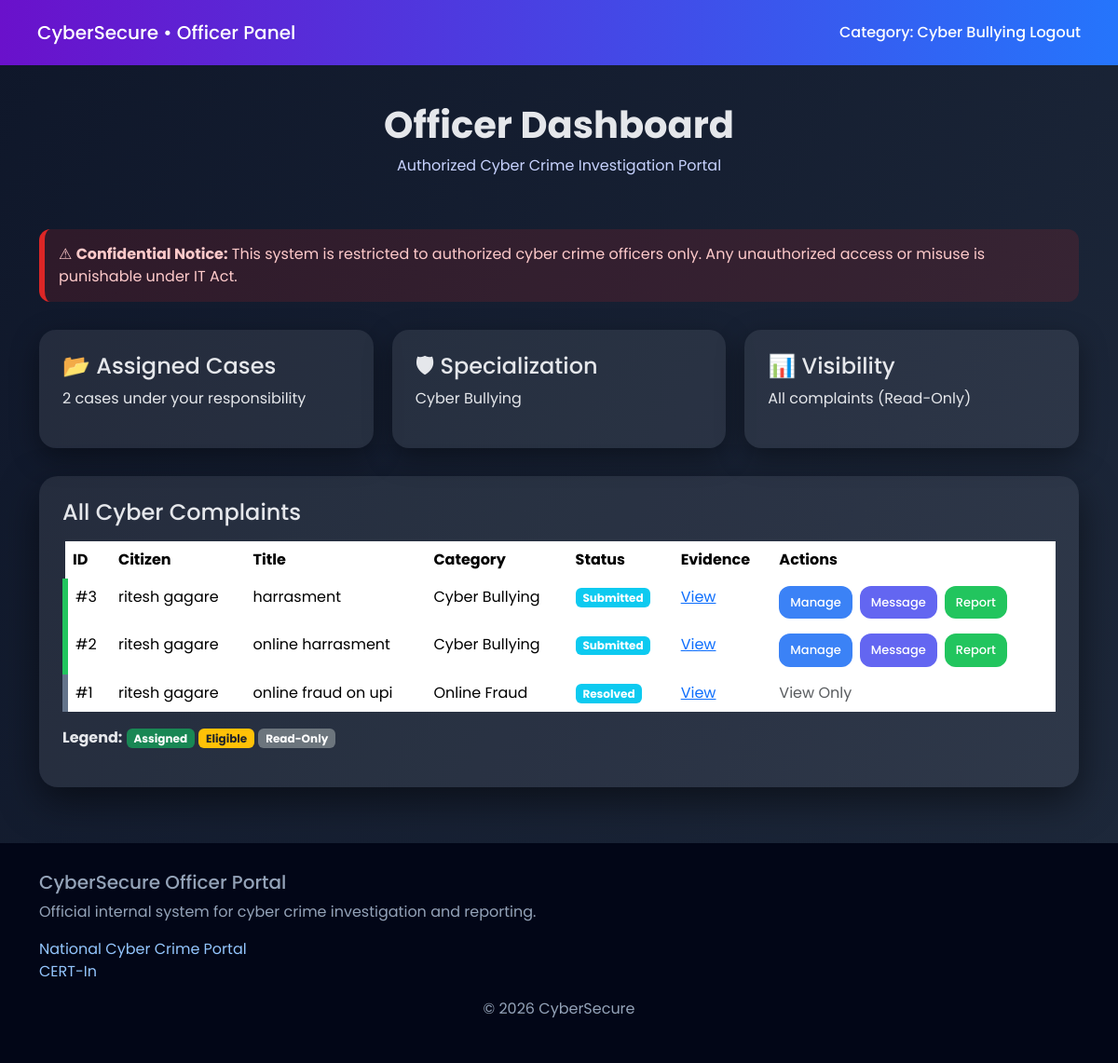
Page /officer/dashboard (signed in) on the committed database.
### tables this page shows
CREATE TABLE evidence (
    id INTEGER PRIMARY KEY AUTOINCREMENT,
    complaint_id INTEGER,
    file_name TEXT
);

CREATE TABLE complaints (
    id INTEGER PRIMARY KEY AUTOINCREMENT,
    user_id INTEGER,
    title TEXT,
    description TEXT,
    category TEXT,
    status TEXT DEFAULT 'Submitted',
    created_at TEXT
, officer_id INTEGER, report_id TEXT, report TEXT);

CREATE TABLE users (
    id INTEGER PRIMARY KEY AUTOINCREMENT,
    name TEXT,
    email TEXT UNIQUE,
    mobile TEXT,
    address TEXT,
    password TEXT,
    role TEXT
);

### app.py (the view)
@app.route('/officer/dashboard')
@login_required(role='officer')
def officer_dashboard():
    officer_id = session['user_id']
    officer_category = session['category']
    conn = sqlite3.connect('database.db')
    cursor = conn.cursor()
    cursor.execute("""
     UPDATE complaints
     SET officer_id=?
     WHERE officer_id IS NULL
     AND category=?
    """, (officer_id, officer_category))
    conn.commit()
    cursor.execute("""
        SELECT complaints.id, users.name, complaints.title,
               complaints.category, complaints.status,
               complaints.officer_id, evidence.file_name
        FROM complaints
        JOIN users ON complaints.user_id = users.id
        LEFT JOIN evidence ON complaints.id = evidence.complaint_id
        ORDER BY complaints.id DESC
    """)
    complaints = cursor.fetchall()
    cursor.execute("""
        SELECT COUNT(*) FROM complaints
        WHERE officer_id=?
    """, (officer_id,))
    assigned_count = cursor.fetchone()[0]
    conn.close()
    return render_template(
        'officer/dashboard.html',
        complaints=complaints,
        officer_id=officer_id,
        officer_category=officer_category,
        assigned_count=assigned_count
    )

### app.py (called while the page is built)
def login_required(role=None):
    def decorator(f):
        @wraps(f)
        def wrapped(*args, **kwargs):
            if 'user_id' not in session:
                return redirect('/login')
            if role and session.get('role') != role:
                return redirect('/login')
            return f(*args, **kwargs)
        return wrapped
    return decorator

### templates/officer/dashboard.html (shortened to what this page needs)
<!DOCTYPE html>
<html>
<head>
    <link href="https://cdn.jsdelivr.net/npm/bootstrap@5.3.2/dist/css/bootstrap.min.css" rel="stylesheet">
</head>
<body>
<nav class="navbar">
    <a class="navbar-brand" href="/officer/dashboard">CyberSecure • Officer Panel</a>
    <div class="ms-auto">
        <a class="nav-link d-inline" href="#">Category: {{ officer_category }}</a>
        <a class="nav-link d-inline" href="/logout">Logout</a>
    </div>
</nav>
<div class="container page-header">
    <h1>Officer Dashboard</h1>
    <p>Authorized Cyber Crime Investigation Portal</p>
</div>
<div class="container">
    <div class="confidential">
        ⚠ <b>Confidential Notice:</b> This system is restricted to authorized cyber crime officers only.
        Any unauthorized access or misuse is punishable under IT Act.
    </div>
    <div class="info-cards">
        <div class="info-card">
            <h4>📂 Assigned Cases</h4>
            <p>{{ assigned_count }} cases under your responsibility</p>
        </div>
        <div class="info-card">
            <h4>🛡 Specialization</h4>
            <p>{{ officer_category }}</p>
        </div>
        <div class="info-card">
            <h4>📊 Visibility</h4>
            <p>All complaints (Read-Only)</p>
        </div>
    </div>
    <div class="table-wrapper">
        <h4 class="mb-3">All Cyber Complaints</h4>
        <table class="table table-borderless">
            <thead>
                <tr>
                    <th>ID</th>
                    <th>Citizen</th>
                    <th>Title</th>
                    <th>Category</th>
                    <th>Status</th>
                    <th>Evidence</th>
                    <th>Actions</th>
                </tr>
            </thead>
            <tbody>
            {% for c in complaints %}
                {% set row_class = 'readonly' %}
                {% if c[5] == officer_id %}
                    {% set row_class = 'assigned' %}
                {% elif c[5] == None and c[3] == officer_category %}
                    {% set row_class = 'eligible' %}
                {% endif %}
                <tr class="{{ row_class }}">
                    <td>#{{ c[0] }}</td>
                    <td>{{ c[1] }}</td>
                    <td>{{ c[2] }}</td>
                    <td>{{ c[3] }}</td>
                    <td><span class="badge bg-info">{{ c[4] }}</span></td>
                    <td>
                        {% if c[6] %}
                        <a href="/static/uploads/{{ c[6] }}" target="_blank">View</a>
                        {% else %} — {% endif %}
                    </td>
                    <td>
                        {% if c[5] == officer_id %}
                        <div class="action-bar">
                            <a class="action-btn btn-manage" href="/officer/review/{{ c[0] }}">Manage</a>
                            <a class="action-btn btn-msg" href="/messages/{{ c[0] }}">Message</a>
                            <a class="action-btn btn-report" href="/officer/report/{{ c[0] }}">Report</a>
                        </div>
                        {% else %}
                        <span class="text-muted">View Only</span>
                        {% endif %}
                    </td>
                </tr>
            {% endfor %}
            </tbody>
        </table>
        <p class="mt-3">
            <b>Legend:</b>
            <span class="badge bg-success">Assigned</span>
            <span class="badge bg-warning text-dark">Eligible</span>
            <span class="badge bg-secondary">Read-Only</span>
        </p>
    </div>
</div>
<footer>
    <div class="container">
        <h5>CyberSecure Officer Portal</h5>
        <p>Official internal system for cyber crime investigation and reporting.</p>
        <a href="https://cybercrime.gov.in" target="_blank">National Cyber Crime Portal</a>
        <a href="https://www.cert-in.org.in" target="_blank">CERT-In</a>
        <p class="mt-3 text-center">© 2026 CyberSecure</p>
    </div>
</footer>
</body>
</html>

### templates/officer/dashboard.html (style rules this page uses)
body { font-family:'Poppins',sans-serif; background:linear-gradient(120deg,#0f172a,#1e293b); color:#e5e7eb; }
.navbar { background:linear-gradient(90deg,#6A11CB,#2575FC); padding:15px 40px; }
.navbar-brand,.nav-link { color:white !important; font-weight:500; }
.page-header { padding:40px 0; text-align:center; }
.page-header h1 { font-weight:700; }
.page-header p { color:#c7d2fe; }
.info-cards { display:grid; grid-template-columns:repeat(auto-fit,minmax(250px,1fr)); gap:20px; margin-bottom:30px; }
.info-card { background:rgba(255,255,255,0.08); padding:25px; border-radius:18px; box-shadow:0 10px 30px rgba(0,0,0,.4); transition:.3s; }
.table-wrapper { background:rgba(255,255,255,0.08); padding:25px; border-radius:20px; box-shadow:0 15px 40px rgba(0,0,0,.5); }
table { color:#e5e7eb; }
thead th { color:#93c5fd; border-bottom:2px solid #475569; }
tbody tr { transition:.3s; }
.assigned { border-left:6px solid #22c55e; }
.readonly { border-left:6px solid #64748b; }
.action-bar { display:flex; gap:8px; flex-wrap:wrap; }
.action-btn { padding:8px 12px; border-radius:12px; font-size:13px; text-align:center; text-decoration:none; font-weight:500; }
.btn-manage { background:#3b82f6;color:white; }
.btn-msg { background:#6366f1;color:white; }
.btn-report { background:#22c55e;color:white; }
.confidential { background:rgba(220,38,38,.15); border-left:6px solid #dc2626; padding:15px; border-radius:12px; margin-bottom:30px; color:#fecaca; }
footer { margin-top:60px; padding:30px; background:#020617; color:#94a3b8; }
footer a { color:#93c5fd; text-decoration:none; display:block; }

### rows in the picture
evidence: c "3", name "ritesh gagare", title "harrasment", category "Cyber Bullying", status "Submitted"
evidence: c "2", name "ritesh gagare", title "online harrasment", category "Cyber Bullying", status "Submitted"
evidence: c "1", name "ritesh gagare", title "online fraud on upi", category "Online Fraud", status "Resolved", shows "View Only"

### other values in the picture
{{ officer_category }} "Cyber Bullying"
{{ assigned_count }} "2"
